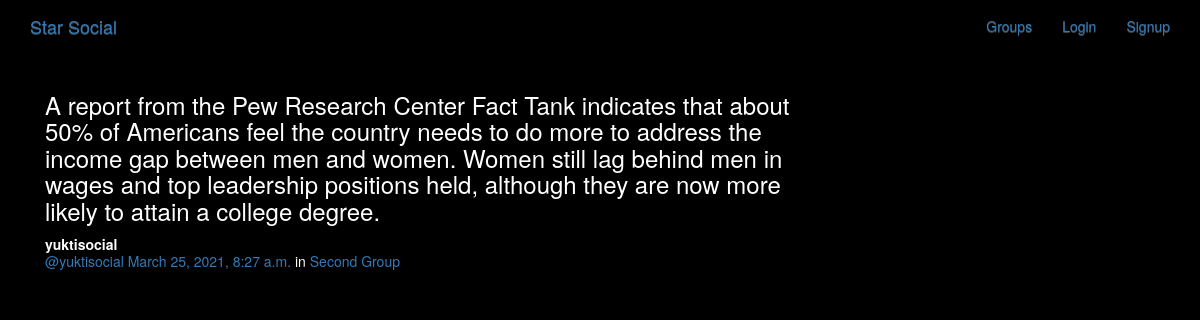
/posts/by/yuktisocial/13/, run on the app's committed database.
### posts/models.py (models this page shows, shortened)
class Post(models.Model):
    user = models.ForeignKey(User, related_name="posts", on_delete=models.CASCADE)
    created_at = models.DateTimeField(auto_now=True)
    message = models.TextField()
    message_html = models.TextField(editable=False)
    group = models.ForeignKey(Group, related_name="posts",null=True, blank=True, on_delete=models.CASCADE)
    class Meta:
        ordering = ["-created_at"]
        unique_together = ["user", "message"]

### groups/models.py (models this page shows, shortened)
class Group(models.Model):
    name = models.CharField(max_length=255, unique=True)
    slug = models.SlugField(allow_unicode=True, unique=True)
    description = models.TextField(blank=True, default='')
    description_html = models.TextField(editable=False, default='', blank=True)
    members = models.ManyToManyField(User, through="GroupMember")
    class Meta:
        ordering = ["name"]
        unique_together = ('name', 'slug')

### posts/views.py (the view)
# urls.py: url(r"by/(?P<username>[-\w]+)/(?P<pk>\d+)/$",views.PostDetail.as_view(),name="single"),
class PostDetail(SelectRelatedMixin, generic.DetailView):
    model = models.Post
    select_related = ("user", "group")
    def get_queryset(self):
        queryset = super().get_queryset()
        return queryset.filter(
            user__username__iexact=self.kwargs.get("username")
        )

### posts/templates/posts/post_detail.html
{% extends "posts/post_base.html" %}
{% block post_content %}
<div class="col-md-8">
    {% include "posts/_post.html" %}
</div>
{% endblock %}

### posts/templates/posts/_post.html (shortened to what this page needs)
<div class="post media">
	<h3>{{ post.message_html|safe }}</h3>
	<div class="media-body">
		<strong>{{ post.user.username }}</strong>
		<h5 class="media-heading">
			<span class="username"><a href="{% url 'posts:for_user' username=post.user.username %}">@{{ post.user.username }}</a></span>
			<time class="time"><a href="{% url 'posts:single' username=post.user.username pk=post.pk %}">{{ post.created_at }}</a></time>
			{% if post.group %}
			<span class="group-name">in <a href="#">{{ post.group.name }}</a></span>
			{% endif %}
		</h5>
	</div>
</div>

### static/simplesocial/css/master.css (style rules this page uses)
body { margin: 0; overflow: hidden; background-color: black; color:white; }

### data on the page
Post: message_html "A report from the Pew Research Center Fact Tank indicates that about 50% of Americans feel the country needs to do more to address the income gap between men and women. Women still lag behind men in wages and top leadership positions held, although they are now more likely to attain a college degree.", user.username "yuktisocial", created_at "March 25, 2021, 8:27 a.m.", group.name "Second Group"
